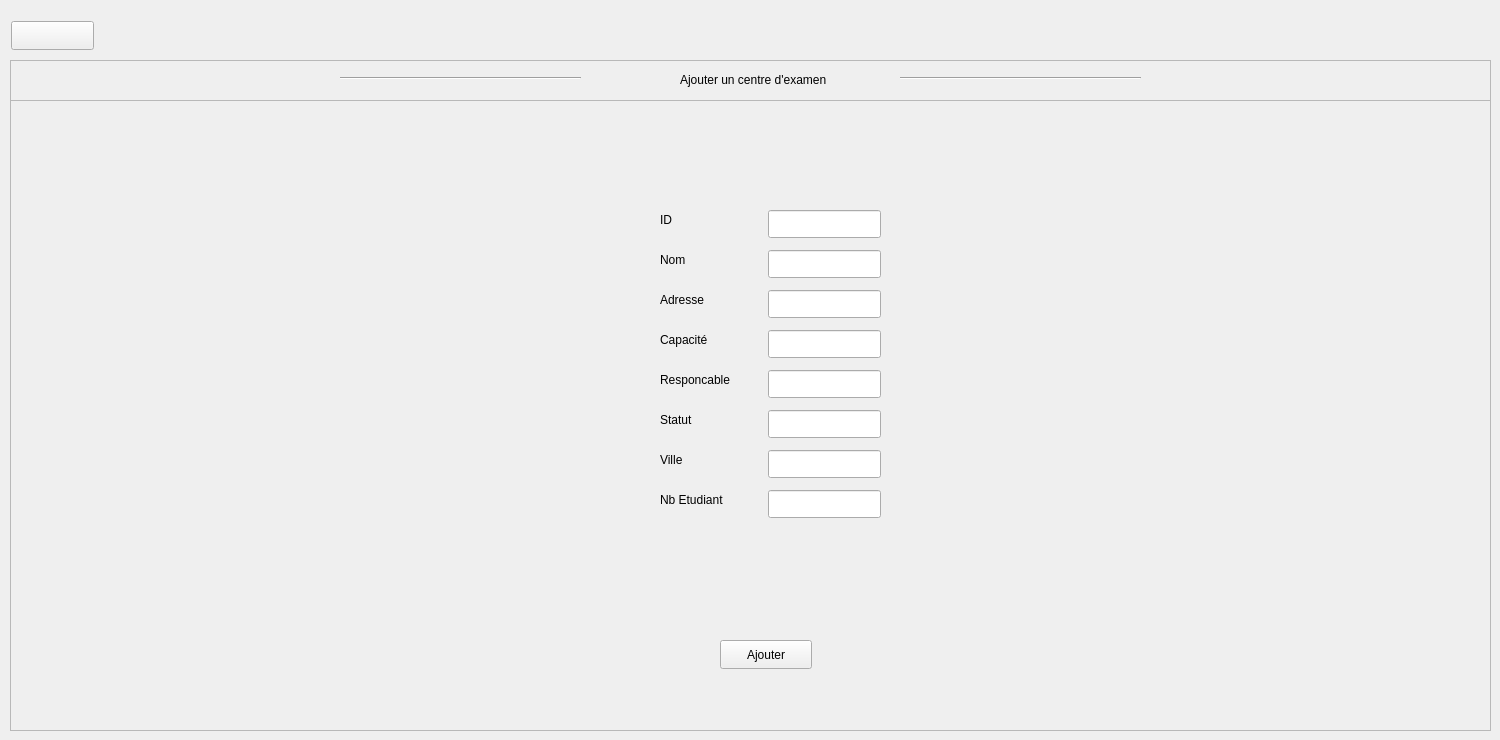
      <widget class="QWidget" name="page_9">
       <widget class="QPushButton" name="pushButton_40">
        <property name="geometry">
         <rect>
          <x>11</x>
          <y>21</y>
          <width>83</width>
          <height>29</height>
         </rect>
        </property>
        <property name="text">
         <string/>
        </property>
        <property name="icon">
         <iconset theme="QIcon::ThemeIcon::EditUndo"/>
        </property>
       </widget>
       <widget class="QFrame" name="frame_23">
        <property name="geometry">
         <rect>
          <x>10</x>
          <y>60</y>
          <width>1481</width>
          <height>671</height>
         </rect>
        </property>
        <property name="frameShape">
         <enum>QFrame::Shape::StyledPanel</enum>
        </property>
        <property name="frameShadow">
         <enum>QFrame::Shadow::Raised</enum>
        </property>
        <widget class="QFrame" name="frame_24">
         <property name="geometry">
          <rect>
           <x>0</x>
           <y>0</y>
           <width>1481</width>
           <height>41</height>
          </rect>
         </property>
         <property name="frameShape">
          <enum>QFrame::Shape::StyledPanel</enum>
         </property>
         <property name="frameShadow">
          <enum>QFrame::Shadow::Raised</enum>
         </property>
         <widget class="QLabel" name="label_73">
          <property name="geometry">
           <rect>
            <x>670</x>
            <y>10</y>
            <width>201</width>
            <height>20</height>
           </rect>
          </property>
          <property name="text">
           <string>Ajouter un centre d'examen</string>
          </property>
         </widget>
         <widget class="Line" name="line_19">
          <property name="geometry">
           <rect>
            <x>890</x>
            <y>10</y>
            <width>241</width>
            <height>16</height>
           </rect>
          </property>
          <property name="orientation">
           <enum>Qt::Orientation::Horizontal</enum>
          </property>
         </widget>
         <widget class="Line" name="line_20">
          <property name="geometry">
           <rect>
            <x>330</x>
            <y>10</y>
            <width>241</width>
            <height>16</height>
           </rect>
          </property>
          <property name="orientation">
           <enum>Qt::Orientation::Horizontal</enum>
          </property>
         </widget>
        </widget>
        <widget class="QPushButton" name="pushButton_42">
         <property name="geometry">
          <rect>
           <x>710</x>
           <y>580</y>
           <width>92</width>
           <height>29</height>
          </rect>
         </property>
         <property name="text">
          <string>Ajouter</string>
         </property>
        </widget>
        <widget class="QLineEdit" name="lineEdit_31">
         <property name="geometry">
          <rect>
           <x>758</x>
           <y>150</y>
           <width>113</width>
           <height>28</height>
          </rect>
         </property>
         <property name="styleSheet">
          <string notr="true"/>
         </property>
        </widget>
        <widget class="QLineEdit" name="lineEdit_32">
         <property name="geometry">
          <rect>
           <x>758</x>
           <y>230</y>
           <width>113</width>
           <height>28</height>
          </rect>
         </property>
         <property name="styleSheet">
          <string notr="true"/>
         </property>
        </widget>
        <widget class="QLabel" name="label_49">
         <property name="geometry">
          <rect>
           <x>650</x>
           <y>310</y>
           <width>91</width>
           <height>20</height>
          </rect>
         </property>
         <property name="text">
          <string>Responcable</string>
         </property>
        </widget>
        <widget class="QLabel" name="label_50">
         <property name="geometry">
          <rect>
           <x>650</x>
           <y>190</y>
           <width>91</width>
           <height>20</height>
          </rect>
         </property>
         <property name="text">
          <string>Nom</string>
         </property>
        </widget>
        <widget class="QLabel" name="label_51">
         <property name="geometry">
          <rect>
           <x>650</x>
           <y>150</y>
           <width>91</width>
           <height>20</height>
          </rect>
         </property>
         <property name="text">
          <string>ID</string>
         </property>
        </widget>
        <widget class="QLabel" name="label_52">
         <property name="geometry">
          <rect>
           <x>650</x>
           <y>350</y>
           <width>91</width>
           <height>20</height>
          </rect>
         </property>
         <property name="text">
          <string>Statut</string>
         </property>
        </widget>
        <widget class="QLineEdit" name="lineEdit_33">
         <property name="geometry">
          <rect>
           <x>758</x>
           <y>190</y>
           <width>113</width>
           <height>28</height>
          </rect>
         </property>
         <property name="styleSheet">
          <string notr="true"/>
         </property>
        </widget>
        <widget class="QLabel" name="label_53">
         <property name="geometry">
          <rect>
           <x>650</x>
           <y>270</y>
           <width>91</width>
           <height>20</height>
          </rect>
         </property>
         <property name="text">
          <string>Capacité</string>
         </property>
        </widget>
        <widget class="QLineEdit" name="lineEdit_34">
         <property name="geometry">
          <rect>
           <x>758</x>
           <y>350</y>
           <width>113</width>
           <height>28</height>
          </rect>
         </property>
         <property name="styleSheet">
          <string notr="true"/>
         </property>
        </widget>
        <widget class="QLineEdit" name="lineEdit_35">
         <property name="geometry">
          <rect>
           <x>758</x>
           <y>430</y>
           <width>113</width>
           <height>28</height>
          </rect>
         </property>
         <property name="styleSheet">
          <string notr="true"/>
         </property>
        </widget>
        <widget class="QLabel" name="label_54">
         <property name="geometry">
          <rect>
           <x>650</x>
           <y>230</y>
           <width>91</width>
           <height>20</height>
          </rect>
         </property>
         <property name="text">
          <string>Adresse</string>
         </property>
        </widget>
        <widget class="QLabel" name="label_55">
         <property name="geometry">
          <rect>
           <x>650</x>
           <y>390</y>
           <width>91</width>
           <height>20</height>
          </rect>
         </property>
         <property name="text">
          <string>Ville</string>
         </property>
        </widget>
        <widget class="QLineEdit" name="lineEdit_36">
         <property name="geometry">
          <rect>
           <x>758</x>
           <y>390</y>
           <width>113</width>
           <height>28</height>
          </rect>
         </property>
         <property name="styleSheet">
          <string notr="true"/>
         </property>
        </widget>
        <widget class="QLineEdit" name="lineEdit_37">
         <property name="geometry">
          <rect>
           <x>758</x>
           <y>270</y>
           <width>113</width>
           <height>28</height>
          </rect>
         </property>
         <property name="styleSheet">
          <string notr="true"/>
         </property>
        </widget>
        <widget class="QLineEdit" name="lineEdit_38">
         <property name="geometry">
          <rect>
           <x>758</x>
           <y>310</y>
           <width>113</width>
           <height>28</height>
          </rect>
         </property>
         <property name="styleSheet">
          <string notr="true"/>
         </property>
        </widget>
        <widget class="QLabel" name="label_56">
         <property name="geometry">
          <rect>
           <x>650</x>
           <y>430</y>
           <width>91</width>
           <height>20</height>
          </rect>
         </property>
         <property name="text">
          <string>Nb Etudiant</string>
         </property>
        </widget>
       </widget>
      </widget>
